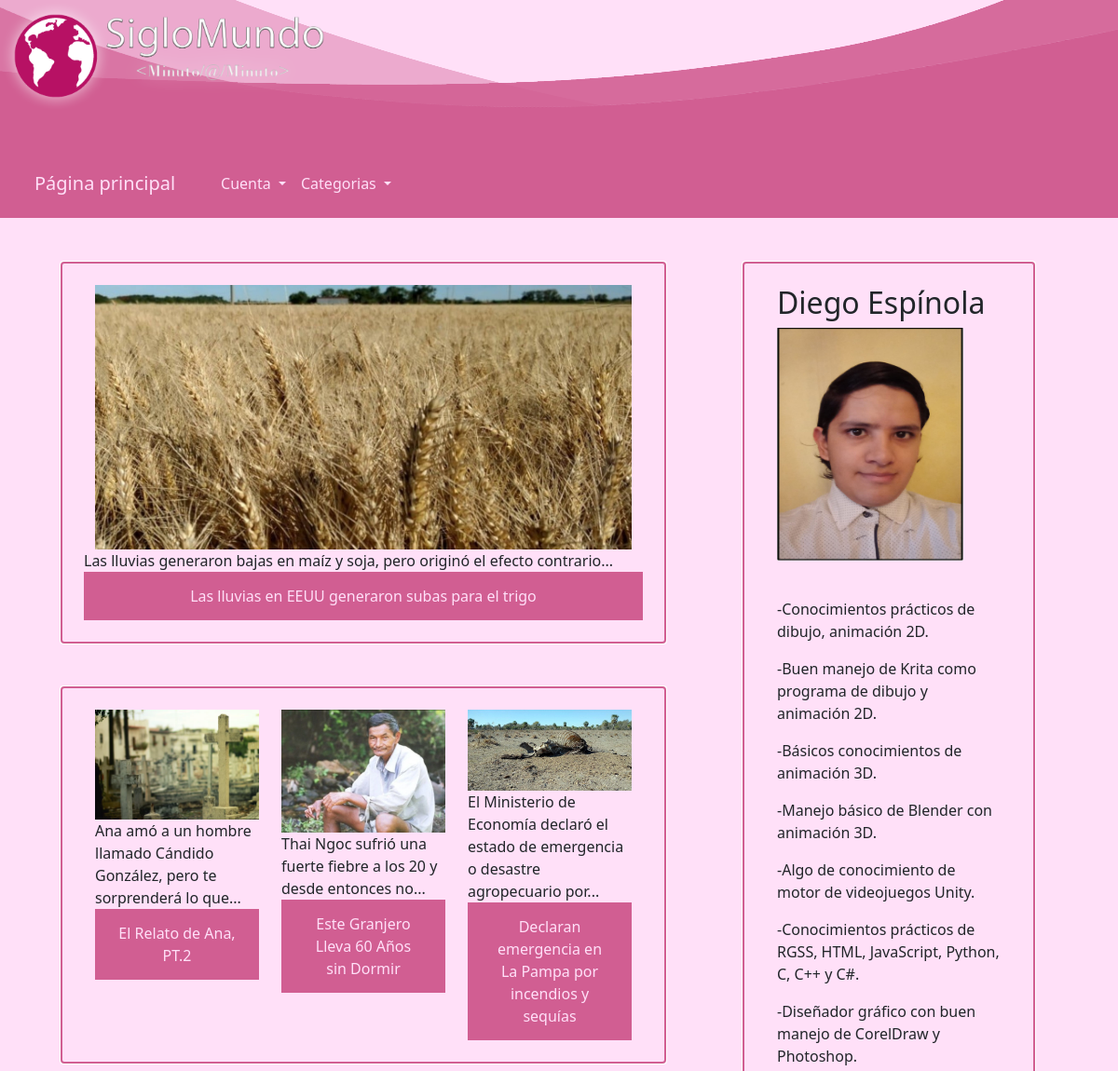
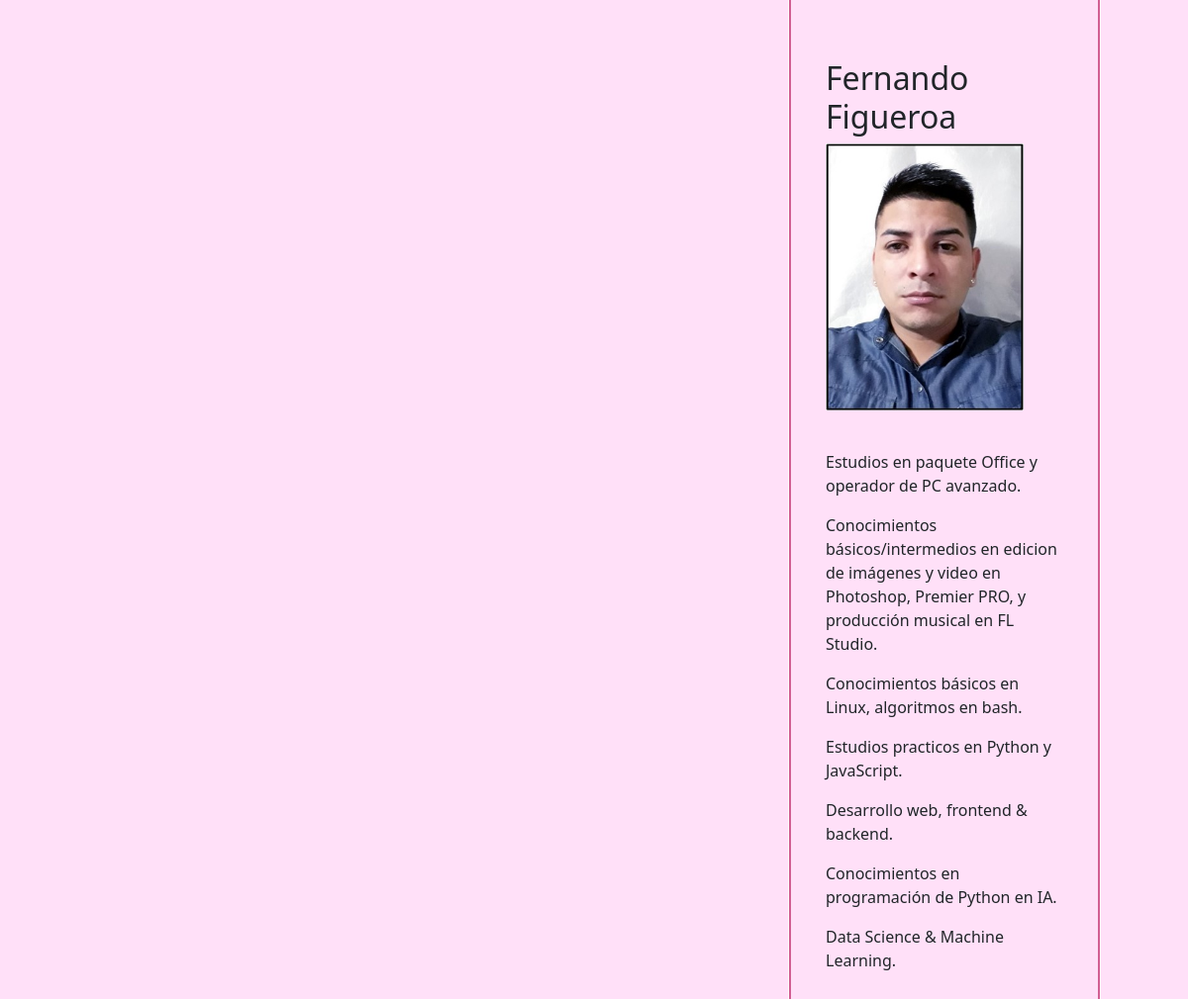
The page / on the database its author committed (2 pictures, top to bottom).
### app.py (models this page shows)
class Noticia(db.Model):
    __tablename__ = "Noticias"
    id = db.Column(db.Integer, primary_key=True)
    titulo = db.Column(db.String(100), nullable=False)
    imagen = db.Column(db.String(500), nullable=False)
    subtitulo = db.Column(db.String(500), nullable=False)
    resaltado = db.Column(db.String(1000), nullable=False)
    columna1 = db.Column(db.String(3000), nullable=False)
    columna2 = db.Column(db.String(3000), nullable=False)
    categoria = db.Column(db.String(20), nullable=False)

### app.py (the view)
@app.route('/')
def index():
    tamano = db.session.query(Noticia).count()+1
    noticias = Noticia.query.all()
    lista_ultimas = []
    for noticia in noticias:
        if noticia.id >= (tamano - 4):
            lista_ultimas.append(noticia)
    return render_template('index.html', noticias=lista_ultimas, tamano=tamano)

### app.py (called while the page is built)
def resumirSubtitulo(noticia):
    i = 0
    maximoPalabras = 12
    resumido = ''
    for caracter in noticia.subtitulo:
        if (caracter == ' '):
            i +=1
        if (i <= maximoPalabras):
            resumido += caracter
        if (i > maximoPalabras):
            break
    return resumido

### templates/index.html (shortened to what this page needs)
{% extends "navbar.html" %}
{% block head %}
{{ super() }}
{% endblock %}
{% block body %}
{{super()}}
<div class="container">
    <div class="row no-outline-row align-items-start">
        <div class="col-md-8">
            {% for noticia in noticias  %}
                {% if noticia.id == (tamano-1) %}
                <div class="row" data-aos="fade-up"><img class="news-img" src= '/static/img/{{noticia.imagen}}' >
                    {{ resumirSubtitulo(noticia) }}...
                    <br>
                    <a href="{{url_for('ir_a_noticia',id=(noticia.id))}}">{{ noticia.titulo }}</a>
                </div>
             {% endif %}
             {% endfor %}
                <div class="row" data-aos="fade-up">
            {% for noticia in noticias  %}
                {% if noticia.id != (tamano-1) %}
                <div class="col"><img class="news-img" src= '/static/img/{{noticia.imagen}}'>
                    {{ resumirSubtitulo(noticia) }}...
                    <br>
                    <a href="{{url_for('ir_a_noticia',id=(noticia.id))}}">{{ noticia.titulo }}</a>
                </div>
                {% endif %}
            {% endfor %}
        </div>
    </div>
    <div class="col-md-4" data-aos="fade-up">
        <div class="row small-row">
            <div class="info-column">
                <h2>Diego Espínola</h2>
                <form>
                    <img class="mb-4" src="../static/img/diego.jpg" alt="500" width="200" height="250">
                </form>
                <p>-Conocimientos prácticos de dibujo, animación 2D.</p>
                <p>-Buen manejo de Krita como programa de dibujo y animación 2D.</p>
                <p>-Básicos conocimientos de animación 3D.</p>
                <p>-Manejo básico de Blender con animación 3D.</p>
                <p>-Algo de conocimiento de motor de videojuegos Unity.</p>
                <p>-Conocimientos prácticos de RGSS, HTML, JavaScript, Python, C, C++ y C#.</p>
                <p>-Diseñador gráfico con buen manejo de CorelDraw y Photoshop.</p>
                <br>
                <br>
            </div>
            <div class="info-column">
                <h2>Fernando Figueroa</h2>
                <form>
                    <img class="mb-4" src="../static/img/fer.jpg" alt="" width="200" height="270">
                </form>
                <p>Estudios en paquete Office y operador de PC avanzado.</p>
                <p>Conocimientos básicos/intermedios en edicion de imágenes y video en Photoshop, Premier PRO, y producción musical en FL Studio.</p>
                <p>Conocimientos básicos en Linux, algoritmos en bash.</p>
                <p>Estudios practicos en Python y JavaScript.</p>
                <p>Desarrollo web, frontend & backend.</p>
                <p>Conocimientos en programación de Python en IA.</p>
                <p>Data Science & Machine Learning.</p>
            </div>
        </div>
    </div>
</div>
{% endblock %}

### templates/navbar.html (shortened to what this page needs)
<html>
    <head>
        {% block head %}
        <head>
            <link href="https://cdn.jsdelivr.net/npm/bootstrap@5.0.2/dist/css/bootstrap.min.css" rel="stylesheet"
>
                <link href="https://unpkg.com/aos@2.3.1/dist/aos.css" rel="stylesheet">
            <link href="{{ url_for('static', filename='/css/noticias.css') }}" rel="stylesheet">
        {% endblock %}
    </head>
    <body>
        {% block body %}
        <div class="parent"> <div class="cudi-banner"><img class="banner image1" src="{{ url_for('static', filename='/img/banner back.png') }}"></div> <a class="link-no-button"href="{{url_for('index')}}"><img class="image2" src="{{ url_for('static',filename='img/logo1.png') }}"></a></div>
        <nav class="navbar navbar-expand-lg navbar-light bg-light">
            <div class="container-fluid">
                <a class="navbar-brand link-no-back" href="{{url_for('index')}}">Página principal</a>
                <div class="collapse navbar-collapse" id="navbarSupportedContent">
                    <ul class="navbar-nav me-auto mb-2 mb-lg-0">
                        <li class="nav-item dropdown">
                            <a class="nav-link dropdown-toggle link-no-back" href="#" id="navbarDropdown" role="button"
                                data-bs-toggle="dropdown" aria-expanded="false">
                                Cuenta
                            </a>
                        </li>
                        <li class="nav-item dropdown">
                            <a class="nav-link dropdown-toggle link-no-back" href="#" id="navbarDropdown" role="button"
                                data-bs-toggle="dropdown" aria-expanded="false">
                                Categorias
                            </a>
                        </li>
                    </ul>
                </div>
            </div>
        </nav>
        {% endblock %}
    </body>
    </html>

### static/css/noticias.css (style rules this page uses)
.row { margin-top: 4vw; margin-left: 1vw; margin-bottom: 4vw; padding-top: 2vw; margin-right: 3vw; padding-bottom: 2vw; padding-left: 2vw; padding-right: 2vw; outline: auto; outline-color: #d15e92; }
.parent { position: relative; top: 0; left: 0; }
.image1 { position: relative; top: 0; left: 0; }
a:link, a:visited { background-color: #d15e92; color: #ffe0f8; padding: 14px 25px; text-align: center; text-decoration: none; display: inline-block; }
.link-no-back { background-color: #d15e92 !important; color: #ffe0f8 !important; }
.link-no-button { background-color: none !important; color: #ffe0f8 !important; padding: 0px 0px !important; display:contents !important; }
.image2 { position: absolute; top: 0; left: 0; max-height: 10vw; width: auto; }
.small-row { margin-left: 2vw !important; margin-right: 0vw!important; }
.no-outline-row { margin-top: 0!important; margin-left: 0!important; margin-bottom: 0!important; padding-top: 0!important; padding-bottom: 0!important; padding-left: 0!important; padding-right: 0!important; outline: none !important; }
body { background: #ffe0f8 !important; }
.cudi-banner { height: 20vh; width: 100%; }
.bg-light { background-color: #d15e92 !important; }
.banner { width: inherit; height: inherit; }
.news-img { width: inherit; }
.container { justify-content: right; }

### rows shown on the page
Noticia: imagen (picture), subtitulo "Las lluvias generaron bajas en maíz y soja, pero originó el efecto contrario", titulo "Las lluvias en EEUU generaron subas para el trigo"
Noticia: imagen (picture), subtitulo "Ana amó a un hombre llamado Cándido González, pero te sorprenderá lo que", titulo "El Relato de Ana, PT.2"
Noticia: imagen (picture), subtitulo "Thai Ngoc sufrió una fuerte fiebre a los 20 y desde entonces no", titulo "Este Granjero Lleva 60 Años sin Dormir"
Noticia: imagen (picture), subtitulo "El Ministerio de Economía declaró el estado de emergencia o desastre agropecuario por", titulo "Declaran emergencia en La Pampa por incendios y sequías"
